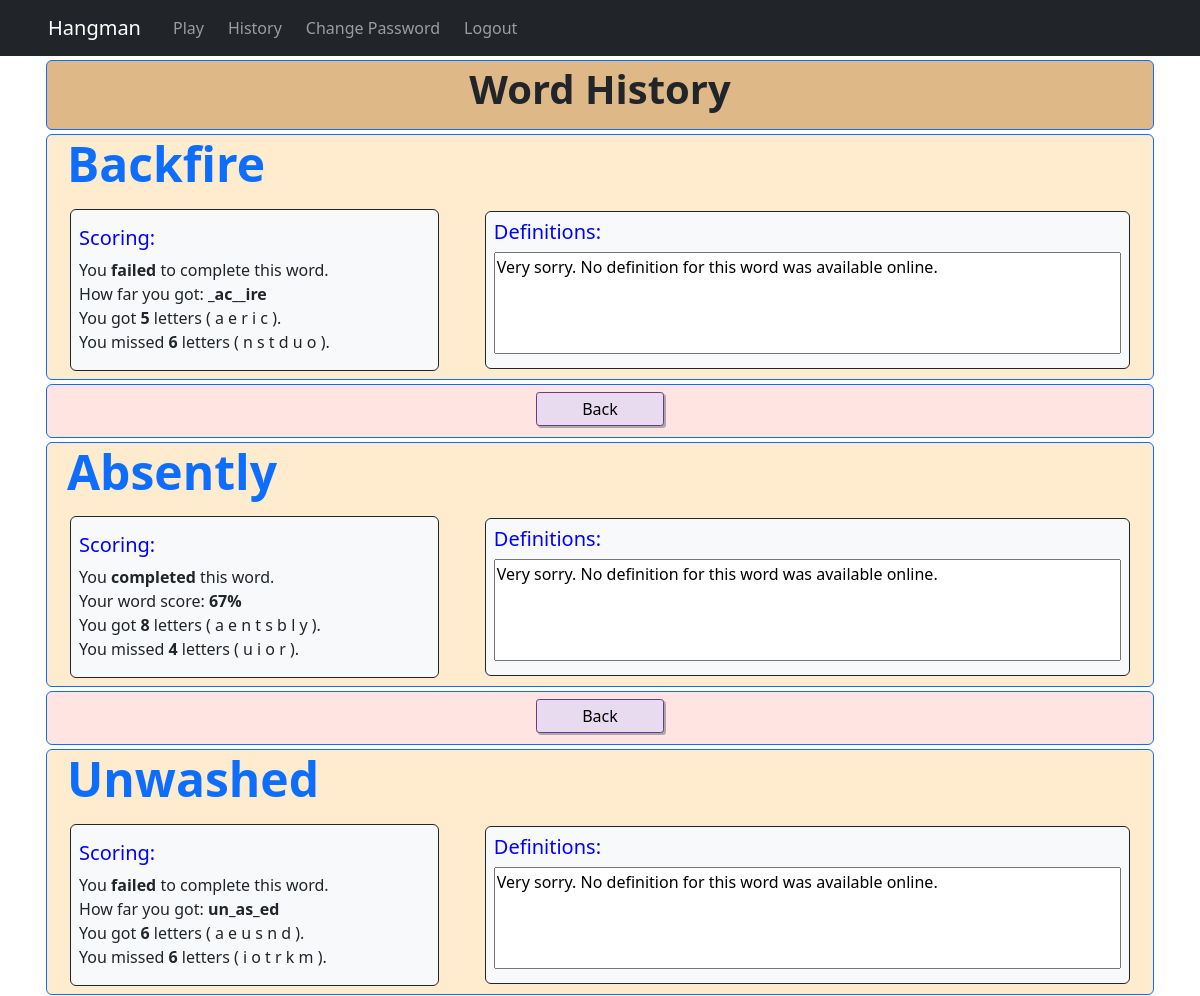
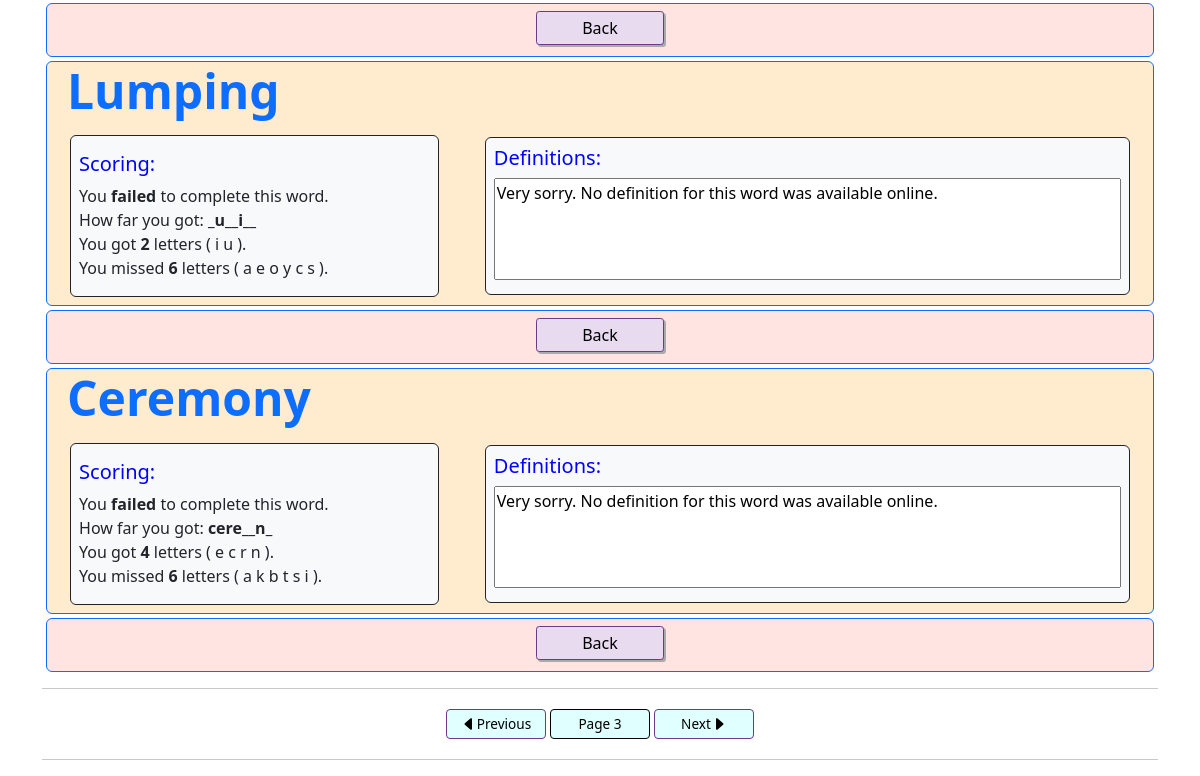
/history?page=3 (signed in), run on the app's committed database (2 pictures, top to bottom).
### hangmanapp/models.py (models this page shows, shortened)
class UserWordHistory(models.Model):
    user = models.ForeignKey(User, on_delete = models.CASCADE)
    word = models.CharField(max_length = 60, blank = True, null = True)
    player_word = models.CharField(max_length = 60, blank = True, null = True)
    hits = models.PositiveIntegerField(default = 0)
    misses = models.PositiveIntegerField(default = 0)
    used_letters = models.CharField(max_length = 30, blank = True, null = True)
    complete = models.BooleanField(default = False)
    won = models.BooleanField(default = False)
    """
    Superceded. This was the initial idea, but I have decided that there is
    nothing wrong with repeating words, only not too frequently.
    An implementation of the improved mechanism is in functions.py.
    class Meta:
        unique_together = ["user", "word"]
    """

### hangmanapp/views.py (the view)
# urls.py: path("history", views.history_view, name = "history"),
@login_required
def history_view(request):
    if request.method == "GET":
        user_history = UserWordHistory.objects.filter(user = request.user).exclude(complete = False).order_by("-id")
        paginate = Paginator(user_history, 5)
        page = request.GET.get("page")
        try:
            user_word_list = paginate.get_page(page)
        except PageNotAnInteger:
            user_word_list = paginate.get_page(1)
        paginator_data = {
            "has_next": user_word_list.has_next(),
            "has_previous": user_word_list.has_previous(),
            "next_page_number": user_word_list.next_page_number() if user_word_list.has_next() else None,
            "previous_page_number": user_word_list.previous_page_number() if user_word_list.has_previous() else None,
            "current_page_number": page
        }
        historic_data = list()
        for record in user_word_list:
            score = round((record.hits / (record.hits + record.misses)) * 100) if record.won else 0
            word_struct_dict = {
                "id": record.id,
                "word": record.word,
                "p_word": record.player_word,
                "hit_num": record.hits,
                "miss_num": record.misses,
                "won": record.won,
                "win_chars": [c for c in list(record.used_letters) if c in record.player_word],
                "miss_chars": [c for c in list(record.used_letters) if c not in record.player_word],
                "win_score": f"{score}%"
            }
            historic_data.append(word_struct_dict)
        context = {"historic_data": historic_data, "page_data": paginator_data}
        return render(request, "hangmanapp/history.html", context = context)
    else:
        return HttpResponse("ERROR: POST requested in User History.")

### hangmanapp/templates/hangmanapp/history.html (shortened to what this page needs)
{% extends "hangmanapp/layout.html" %}
{% block head %}
    {% load static %}
    <link rel="stylesheet" href="{% static 'hangmanapp/gamestyles.css' %}">
{% endblock %}
{% block body %}
    <div class="container-md justify-content-center">
        {% if historic_data %}
            <div class="row m-1 border border-primary rounded justify-content-around" style="background-color: burlywood;">
                <div class="col text-center px-3 pb-1 m-1">
                    <h3 class="text-dark display-6 fw-bold">Word History</h3>
                </div>
            </div>
            {% for record in historic_data %}
                <div class="row m-1 border border-primary rounded justify-content-around" style="background-color: blanchedalmond;">
                    <div class="col-12">
                        <div name="recordFrame" class="row d-flex justify-content-around align-items-center">
                            <div class="col-12">
                                <h1 class="text-primary display-5 fw-bold ms-2">{{ record.word.capitalize }}</h1>
                            </div>
                            <div class="col-11 col-lg-4 border border-dark bg-light rounded m-2 px-2 py-3">
                                <h5 style="color: blue;">Scoring:</h5>
                                {% if record.won == True %}
                                    You <b>completed</b> this word.<br>Your word score: <b>{{ record.win_score }}</b><br>
                                {% else %}
                                    You <b>failed</b> to complete this word. <br>How far you got: <strong>{{ record.p_word }}</strong><br>
                                {% endif %}
                                You got <strong>{{ record.hit_num }}</strong> letters (
                                    {% for c in record.win_chars %}
                                        {{ c }}
                                    {% empty %}
                                        -
                                    {% endfor %}
                                ).<br>
                                You missed <strong>{{ record.miss_num }}</strong> letters (
                                    {% for c in record.miss_chars %}
                                        {{ c }}
                                    {% empty %}
                                        -
                                    {% endfor %}
                                ).
                            </div>
                            <div name="definitionFrame" class="col-11 col-lg-7 border border-dark bg-light rounded m-2 p-2">
                                <h5 style="color: blue;">Definitions:</h5>
                                <textarea class="defTextArea" style="width: 100%; resize: none;" rows="4" readonly></textarea>
                            </div>
                        </div>
                    </div>
                </div>
                <div class="row m-1 border border-primary rounded justify-content-around" style="background-color: MistyRose;">
                    <div class="col text-center px-3 pb-1 m-1">
                        <a href="{% url 'home' %}"><input class="formBtn mx-1" type="button" value="Back"></a>
                    </div>
                </div>
            {% endfor %}
        {% endif %}
        <hr>
        <div class="d-flex justify-content-center p-1">
            {% if page_data %}
                {% if page_data.has_previous %}
                    <a style="text-decoration: none;" href="?page={{ page_data.previous_page_number }}"><button type="button" class="pageBtn btn btn-sm"><img src="{% static 'hangmanapp/caret-left-fill.svg' %}" alt="O">Previous</button></a>
                {% else %}
                    <button type="button" class="pageBtn btn btn-sm"><img src="{% static 'hangmanapp/caret-left.svg' %}" alt="O">Previous</button>
                {% endif %}
                <button type="button" class="pageBtn btn btn-sm" disabled>Page {{ page_data.current_page_number }}</button>
                {% if page_data.has_next %}
                    <a style="text-decoration: none;" href="?page={{ page_data.next_page_number }}"><button type="button" class="pageBtn btn btn-sm">Next<img src="{% static 'hangmanapp/caret-right-fill.svg' %}" alt="O"></button></a>
                {% else %}
                    <button type="button" class="pageBtn btn btn-sm">Next<img src="{% static 'hangmanapp/caret-right.svg' %}" alt="O"></button>
                {% endif %}
            {% endif %}
        </div>
        <hr>
    </div>
{% endblock %}

### hangmanapp/static/hangmanapp/gamestyles.css (style rules this page uses)
input.formBtn { background-color: #e8daef; padding-left: 1rem; padding-right: 1rem; padding-top: 0.25rem; padding-bottom: 0.25rem; border: 1px solid #6e3a88; border-radius: 0.2rem; box-shadow: 2px 2px #aaa; color: black; min-width: 8rem; margin-top: 3px; margin-bottom: 3px; }
button.pageBtn { display: flex; color: black; align-items: center; justify-content: center; background-color: #e0ffff; border: #2e86c1; border: 1px solid #6e3a88; margin-left: 2px; margin-right: 2px; min-width: 100px; font-size: 0.85rem; }
button.pageBtn:disabled { background-color: #e0ffff; opacity: 1; color: black; }

### data on the page
UserWordHistory: word "Backfire", p_word "_ac__ire", hit_num "5", win_chars "a" "e" "r" "i" "c", miss_num "6", miss_chars "n" "s" "t" "d" "u" "o"
UserWordHistory: word "Absently", win_score "67%", hit_num "8", win_chars "a" "e" "n" "t" "s" "b" "l" "y", miss_num "4", miss_chars "u" "i" "o" "r"
UserWordHistory: word "Unwashed", p_word "un_as_ed", hit_num "6", win_chars "a" "e" "u" "s" "n" "d", miss_num "6", miss_chars "i" "o" "t" "r" "k" "m"
UserWordHistory: word "Lumping", p_word "_u__i__", hit_num "2", win_chars "i" "u", miss_num "6", miss_chars "a" "e" "o" "y" "c" "s"
UserWordHistory: word "Ceremony", p_word "cere__n_", hit_num "4", win_chars "e" "c" "r" "n", miss_num "6", miss_chars "a" "k" "b" "t" "s" "i"

### other printed values
{{ page_data.current_page_number }} "3"
